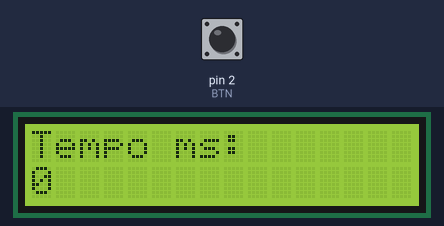
The sketch below on a simulated Arduino Uno, built with avr-gcc and run on an emulated ATmega328P. Parts: 16×2 character LCD. The inputs (shaded band) are chosen by the test bench; at power-on: pin 2 (BTN) HIGH.

Above: at 1.2 s.
1.3 s: pin 2 (BTN) pulled LOW for 0.15 s
At 1.46 s:
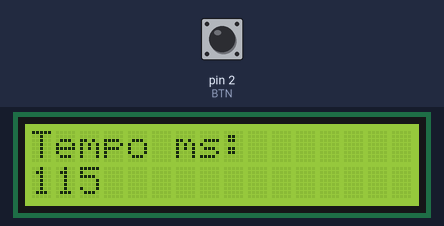
At 1.83 s:
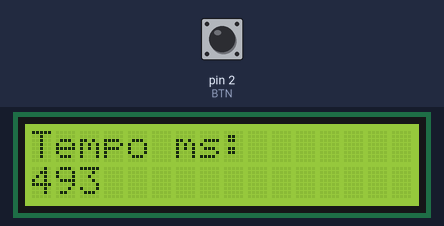

The sketch:

Projeto_107_Cronometro_Simples.ino
```cpp
// Projeto 107 - Cronômetro Simples
// Arduino Uno | Arduino Neon Lab

#include <Wire.h>
#include <LiquidCrystal_I2C.h>
LiquidCrystal_I2C lcd(0x27,16,2);
const byte BTN=2;unsigned long inicio=0,acumulado=0;
bool ativo=false,ant=HIGH;
void setup(){pinMode(BTN,INPUT_PULLUP);lcd.init();lcd.backlight();}
void loop(){
 bool agora=digitalRead(BTN);
 if(ant==HIGH && agora==LOW){
  if(ativo)acumulado+=millis()-inicio;
  else inicio=millis();
  ativo=!ativo;delay(40);
 }
 ant=agora;
 unsigned long t=acumulado+(ativo?millis()-inicio:0);
 lcd.setCursor(0,0);lcd.print("Tempo ms:       ");
 lcd.setCursor(0,1);lcd.print(t);lcd.print("       ");
 delay(50);
}
```

Measured:
- after the input at 1.3 s, the display: first changes after 0.08 s (image 1 shows a later state)
